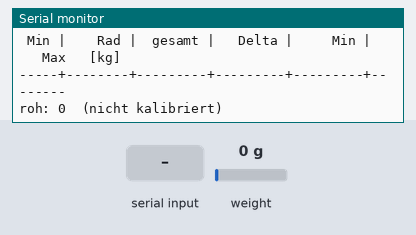
The sketch below on a simulated ESP32. Shown: the last lines printed to the serial monitor. Inputs (shaded band) come from the test bench; at power-on: weight on the scale 0 g. EEPROM starts erased.

Above: at 1.7 s.
1.8 s: "t\n" received over Serial
At 4.6 s:
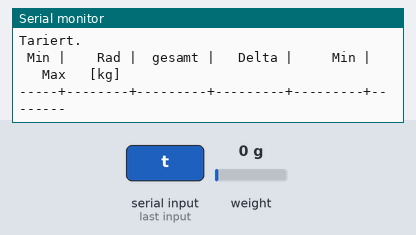
5.3 s: "90,45\n" received over Serial
At 5.7 s:
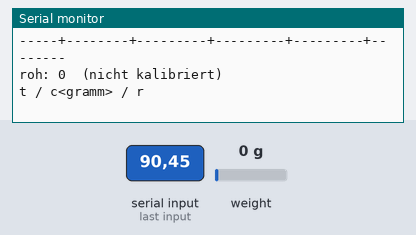
6.8 s: "c90\n" received over Serial
At 9.5 s:
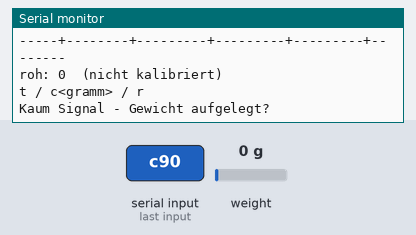
10.3 s: "c,45\n" received over Serial
At 10.7 s:
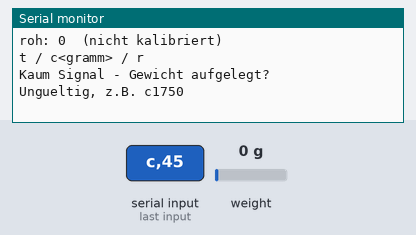

Measured:
- after the input at 1.8 s, the serial monitor: prints a new line after 2.0 s (image 1)
- after the input at 5.3 s, the serial monitor: prints a new line at once (image 2)
- after the input at 6.8 s, the serial monitor: prints a new line after 2.0 s (image 3)
- after the input at 10.3 s, the serial monitor: prints a new line at once (image 4)

The sketch:

esp32_hx711_4zellen_einrad_kilo.ino
```cpp
#include "HX711.h"
#include <Preferences.h>

const int DT_PIN   = 18;
const int SCK_PIN  = 19;
const unsigned long INTERVALL = 30000;   // 30 s
const int  MITTELUNG = 20;
const float HOCHRECHNUNG = 4.0f;         // Anzahl Raeder

HX711 scale;
Preferences prefs;
float faktor = 0.0f;                     // Counts pro GRAMM

float startwert = 0, minwert = 0, maxwert = 0;
unsigned long t0 = 0, tLetzte = 0;
bool ersteMessung = true;

void neuStarten() {
  ersteMessung = true;
  t0 = millis();
  tLetzte = millis() - INTERVALL;
  Serial.println("\n Min |    Rad |  gesamt |   Delta |     Min |     Max   [kg]");
  Serial.println("-----+--------+---------+---------+---------+--------");
}

void setup() {
  Serial.begin(115200);
  delay(500);

  scale.begin(DT_PIN, SCK_PIN);
  if (!scale.wait_ready_timeout(3000)) {
    Serial.println("HX711 nicht gefunden");
    while (1) delay(1000);
  }

  prefs.begin("waage", false);
  faktor = prefs.getFloat("faktor", 0.0f);
  scale.set_offset(prefs.getLong("offset", 0));
  if (faktor != 0.0f) scale.set_scale(faktor);

  Serial.printf("Faktor %.3f | t=tarieren  c<g>=kalibrieren  r=neu\n", faktor);
  neuStarten();
}

void befehl(String s) {
  s.trim();
  if (s.length() == 0) return;

  if (s == "t") {
    scale.tare(20);
    prefs.putLong("offset", scale.get_offset());
    Serial.println("Tariert.");
    neuStarten();
  }
  else if (s.startsWith("c")) {
    float gramm = s.substring(1).toFloat();
    if (gramm <= 0) { Serial.println("Ungueltig, z.B. c1750"); return; }
    float roh = scale.get_value(20);
    if (abs(roh) < 1000) { Serial.println("Kaum Signal - Gewicht aufgelegt?"); return; }
    faktor = roh / gramm;
    scale.set_scale(faktor);
    prefs.putFloat("faktor", faktor);
    Serial.printf("Kalibriert: Faktor %.3f\n", faktor);
    neuStarten();
  }
  else if (s == "r") neuStarten();
  else Serial.println("t / c<gramm> / r");
}

void loop() {
  static String puffer = "";
  while (Serial.available()) {
    char c = Serial.read();
    if (c == '\n' || c == '\r') {
      if (puffer.length() > 0) { befehl(puffer); puffer = ""; }
    } else puffer += c;
  }

  if (millis() - tLetzte < INTERVALL) return;
  tLetzte = millis();

  if (faktor == 0.0f) {
    Serial.printf("roh: %.0f  (nicht kalibriert)\n", scale.get_value(10));
    return;
  }

  float kg = scale.get_units(MITTELUNG) / 1000.0f;

  if (ersteMessung) { startwert = minwert = maxwert = kg; ersteMessung = false; }
  if (kg < minwert) minwert = kg;
  if (kg > maxwert) maxwert = kg;

  Serial.printf("%4lu | %6.2f | %7.2f | %+7.2f | %7.2f | %7.2f\n",
                (millis() - t0) / 60000, kg, kg * HOCHRECHNUNG,
                kg - startwert, minwert, maxwert);
}
```
